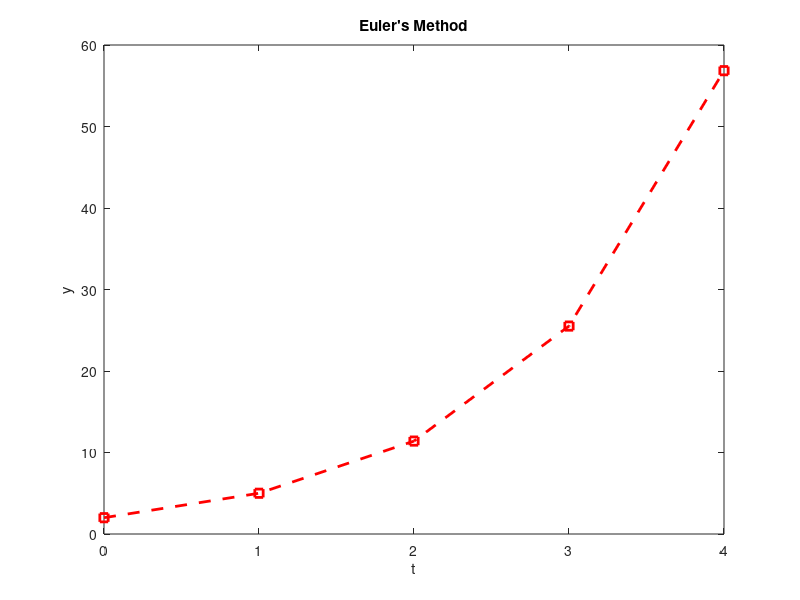

Here is the MATLAB script that generated this plot:
% LAB 10: Euler's Method for ODE
% y' = 4e^(0.8t) - 0.5y, y(0) = 2, h = 1, t = 0 to 4

h = 1;
t = 0;
y = 2;

fprintf(' t \t y_euler\n');

fprintf(' %d \t %.5f\n', t, y);

t_vals = t;
y_vals = y;

for t = 0:h:3
    y = y + (4*exp(0.8*t) - 0.5*y) * h;
    t_vals = [t_vals, t+h];
    y_vals = [y_vals, y];
    fprintf(' %d \t %.5f\n', t+h, y);
end

plot(t_vals, y_vals, 'r--s', 'LineWidth', 2);
xlabel('t');
ylabel('y');
title("Euler's Method");
